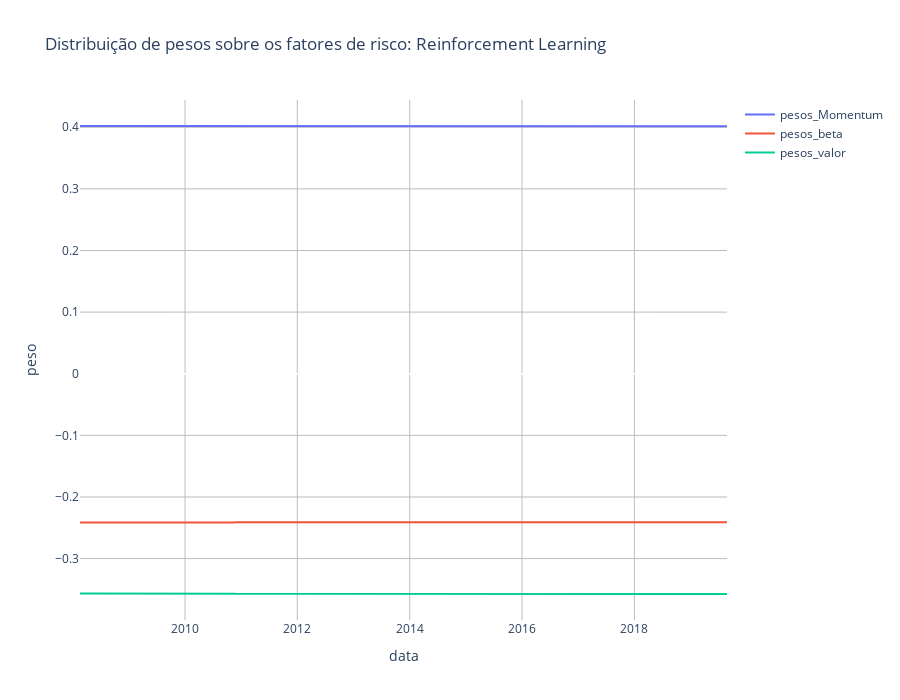

Notebook source saved alongside this figure:
### Code cell
def createSeries(datas_temp,lista_actions):
    lista_vol = []
    lista_mom = []
    lista_beta = []
    lista_valor = []
    for el in range(len(lista_actions)):
        #lista_vol.append(lista_actions[el][0])
        lista_mom.append(lista_actions[el][0])
        lista_beta.append(lista_actions[el][1])
        lista_valor.append(lista_actions[el][2])
        
    df_weights = pd.DataFrame({"date":datas_temp["date"].tolist(),
                               "pesos_Momentum":lista_mom,"pesos_beta":lista_beta,"pesos_valor":lista_valor})    
    return df_weights


ww = createSeries(datas_temp,actions_rl)
datas_full = pd.DataFrame({"date":datas})
datas_full["val"] = 1
complete = pd.merge(datas_full,ww,left_on=["date"],right_on="date",how="left")
dt_min = complete[~pd.isnull(complete["pesos_beta"])]["date"].min()
complete = complete[complete["date"]>=dt_min]
complete.fillna(method='ffill',inplace=True)


ploty_basic(complete,"date",["pesos_Momentum","pesos_beta","pesos_valor"],title="Distribuição de pesos sobre os fatores de risco: Reinforcement Learning",y_title="peso",x_title="data")

### Figure 1 — Plotly figure (JSON) as saved in the notebook; plotly's stock layout.template omitted (floating-point values rounded to 4 significant figures; data arrays with more than 128 entries replaced by an {"elided": "..."} marker saying what was removed)
{"data": [{"mode": "lines", "name": "pesos_Momentum", "type": "scatter", "x": {"elided": "3006 str values"}, "y": {"elided": "3006 float values"}, "yaxis": "y"}, {"mode": "lines", "name": "pesos_beta", "type": "scatter", "x": {"elided": "3006 str values"}, "y": {"elided": "3006 float values"}, "yaxis": "y"}, {"mode": "lines", "name": "pesos_valor", "type": "scatter", "x": {"elided": "3006 str values"}, "y": {"elided": "3006 float values"}, "yaxis": "y"}], "layout": {"height": 700, "plot_bgcolor": "white", "title": {"text": "Distribuição de pesos sobre os fatores de risco: Reinforcement Learning"}, "width": 900, "xaxis": {"gridcolor": "#bdbdbd", "showgrid": true, "title": {"text": "data"}}, "yaxis": {"gridcolor": "#bdbdbd", "showgrid": true, "title": {"text": "peso"}}}}
